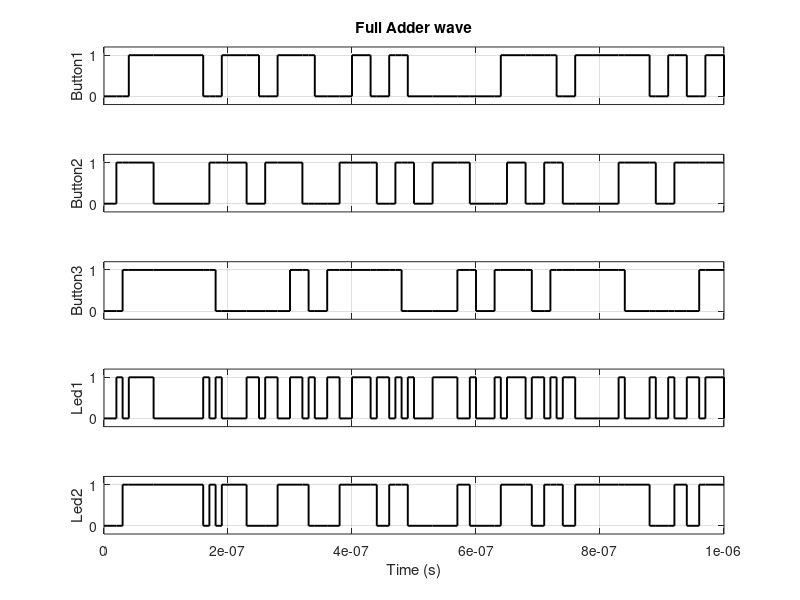

Here is the MATLAB script that generated this plot:
%[time_ps, step, B1, B2, B3, L1, L2]

raw = [
      0     1   0 0 0 0 0
      0     2   0 0 0 0 0
  20000     0   0 1 0 0 0
  20000     1   0 1 0 1 0
  30000     0   0 1 1 1 0
  30000     1   0 1 1 0 1
  40000     0   1 1 1 0 1
  40000     1   1 1 1 1 1
  80000     0   1 0 1 1 1
  80000     1   1 0 1 0 1
 160000     0   0 0 1 0 1
 160000     1   0 0 1 1 0
 170000     0   0 1 1 1 0
 170000     1   0 1 1 0 1
 180000     0   0 1 0 0 1
 180000     1   0 1 0 1 0
 190000     0   1 1 0 1 0
 190000     1   1 1 0 0 1
 230000     0   1 0 0 0 1
 230000     1   1 0 0 1 0
 250000     0   0 0 0 1 0
 250000     1   0 0 0 0 0
 260000     0   0 1 0 0 0
 260000     1   0 1 0 1 0
 280000     0   1 1 0 1 0
 280000     1   1 1 0 0 1
 300000     0   1 1 1 0 1
 300000     1   1 1 1 1 1
 320000     0   1 0 1 1 1
 320000     1   1 0 1 0 1
 330000     0   1 0 0 0 1
 330000     1   1 0 0 1 0
 340000     0   0 0 0 1 0
 340000     1   0 0 0 0 0
 360000     0   0 0 1 0 0
 360000     1   0 0 1 1 0
 380000     0   0 1 1 1 0
 380000     1   0 1 1 0 1
 400000     0   1 1 1 0 1
 400000     1   1 1 1 1 1
 430000     0   0 1 1 1 1
 430000     1   0 1 1 0 1
 440000     0   0 0 1 0 1
 440000     1   0 0 1 1 0
 460000     0   1 0 1 1 0
 460000     1   1 0 1 0 1
 470000     0   1 1 1 0 1
 470000     1   1 1 1 1 1
 480000     0   1 1 0 1 1
 480000     1   1 1 0 0 1
 490000     0   0 1 0 0 1
 490000     1   0 1 0 1 0
 500000     0   0 0 0 1 0
 500000     1   0 0 0 0 0
 530000     0   0 1 0 0 0
 530000     1   0 1 0 1 0
 570000     0   0 1 1 1 0
 570000     1   0 1 1 0 1
 590000     0   0 0 1 0 1
 590000     1   0 0 1 1 0
 600000     0   0 0 0 1 0
 600000     1   0 0 0 0 0
 630000     0   0 0 1 0 0
 630000     1   0 0 1 1 0
 640000     0   1 0 1 1 0
 640000     1   1 0 1 0 1
 650000     0   1 1 1 0 1
 650000     1   1 1 1 1 1
 680000     0   1 0 1 1 1
 680000     1   1 0 1 0 1
 690000     0   1 0 0 0 1
 690000     1   1 0 0 1 0
 710000     0   1 1 0 1 0
 710000     1   1 1 0 0 1
 720000     0   1 1 1 0 1
 720000     1   1 1 1 1 1
 730000     0   0 1 1 1 1
 730000     1   0 1 1 0 1
 740000     0   0 0 1 0 1
 740000     1   0 0 1 1 0
 760000     0   1 0 1 1 0
 760000     1   1 0 1 0 1
 830000     0   1 1 1 0 1
 830000     1   1 1 1 1 1
 840000     0   1 1 0 1 1
 840000     1   1 1 0 0 1
 880000     0   0 1 0 0 1
 880000     1   0 1 0 1 0
 890000     0   0 0 0 1 0
 890000     1   0 0 0 0 0
 910000     0   1 0 0 0 0
 910000     1   1 0 0 1 0
 920000     0   1 1 0 1 0
 920000     1   1 1 0 0 1
 940000     0   0 1 0 0 1
 940000     1   0 1 0 1 0
 960000     0   0 1 1 1 0
 960000     1   0 1 1 0 1
 970000     0   1 1 1 0 1
 970000     1   1 1 1 1 1
1000000     0   0 1 1 1 1
1000000     1   0 1 1 0 1
];

t_ps = raw(:,1);
V = raw(:,3:7);  
names = {'Button1','Button2','Button3','Led1','Led2'};
t = t_ps * 1e-12; 
figure('Color','w','Name','Signals (0/1)');
for k = 1:5
    subplot(5,1,k);
    stairs(t, V(:,k), 'k','LineWidth',1.4);
    ylim([-0.2 1.2]); yticks([0 1]); grid on;
    ylabel(names{k});
    if k==1, title('Full Adder wave'); end
    if k<5
        set(gca,'XTickLabel',[]);
    else
        xlabel('Time (s)');
    end
end